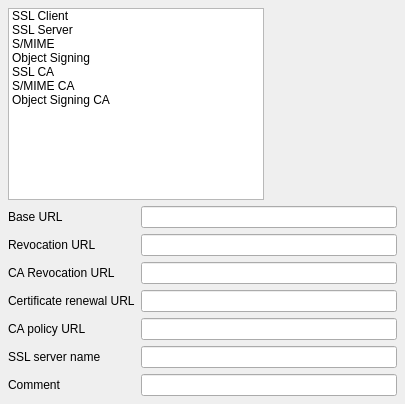
     <widget class="QWidget" name="tab_4">
      <attribute name="title">
       <string>Netscape</string>
      </attribute>
      <layout class="QVBoxLayout">
       <property name="spacing">
        <number>6</number>
       </property>
       <property name="margin">
        <number>8</number>
       </property>
       <item>
        <layout class="QHBoxLayout">
         <property name="spacing">
          <number>6</number>
         </property>
         <property name="margin">
          <number>0</number>
         </property>
         <item>
          <widget class="QListWidget" name="nsCertType">
           <property name="selectionMode">
            <enum>QAbstractItemView::MultiSelection</enum>
           </property>
           <item>
            <property name="text">
             <string notr="true">SSL Client</string>
            </property>
           </item>
           <item>
            <property name="text">
             <string notr="true">SSL Server</string>
            </property>
           </item>
           <item>
            <property name="text">
             <string notr="true">S/MIME</string>
            </property>
           </item>
           <item>
            <property name="text">
             <string notr="true">Object Signing</string>
            </property>
           </item>
           <item>
            <property name="text">
             <string notr="true">SSL CA</string>
            </property>
           </item>
           <item>
            <property name="text">
             <string notr="true">S/MIME CA</string>
            </property>
           </item>
           <item>
            <property name="text">
             <string notr="true">Object Signing CA</string>
            </property>
           </item>
          </widget>
         </item>
         <item>
          <spacer>
           <property name="orientation">
            <enum>Qt::Horizontal</enum>
           </property>
           <property name="sizeType">
            <enum>QSizePolicy::Expanding</enum>
           </property>
           <property name="sizeHint" stdset="0">
            <size>
             <width>20</width>
             <height>20</height>
            </size>
           </property>
          </spacer>
         </item>
         <item>
          <layout class="QVBoxLayout">
           <property name="spacing">
            <number>6</number>
           </property>
           <property name="margin">
            <number>0</number>
           </property>
           <item>
            <widget class="QLabel" name="nsImg">
             <property name="minimumSize">
              <size>
               <width>107</width>
               <height>107</height>
              </size>
             </property>
             <property name="scaledContents">
              <bool>true</bool>
             </property>
            </widget>
           </item>
           <item>
            <spacer>
             <property name="orientation">
              <enum>Qt::Vertical</enum>
             </property>
             <property name="sizeType">
              <enum>QSizePolicy::Expanding</enum>
             </property>
             <property name="sizeHint" stdset="0">
              <size>
               <width>20</width>
               <height>20</height>
              </size>
             </property>
            </spacer>
           </item>
          </layout>
         </item>
        </layout>
       </item>
       <item>
        <layout class="QGridLayout" name="gridLayout_3">
         <property name="margin">
          <number>0</number>
         </property>
         <property name="spacing">
          <number>6</number>
         </property>
         <item row="3" column="1">
          <widget class="QLineEdit" name="nsRenewalUrl"/>
         </item>
         <item row="4" column="1">
          <widget class="QLineEdit" name="nsCaPolicyUrl"/>
         </item>
         <item row="2" column="0">
          <widget class="QLabel" name="TextLabel2_2_4">
           <property name="toolTip">
            <string>CA Revocation URL</string>
           </property>
           <property name="text">
            <string notr="true">CA Revocation URL</string>
           </property>
          </widget>
         </item>
         <item row="5" column="1">
          <widget class="QLineEdit" name="nsSslServerName"/>
         </item>
         <item row="1" column="0">
          <widget class="QLabel" name="TextLabel4_2_2_3">
           <property name="toolTip">
            <string>Revocation URL</string>
           </property>
           <property name="text">
            <string notr="true">Revocation URL</string>
           </property>
          </widget>
         </item>
         <item row="5" column="0">
          <widget class="QLabel" name="TextLabel7_2_3">
           <property name="toolTip">
            <string>SSL server name</string>
           </property>
           <property name="text">
            <string notr="true">SSL server name</string>
           </property>
          </widget>
         </item>
         <item row="0" column="1">
          <widget class="QLineEdit" name="nsBaseUrl"/>
         </item>
         <item row="2" column="1">
          <widget class="QLineEdit" name="nsCARevocationUrl"/>
         </item>
         <item row="3" column="0">
          <widget class="QLabel" name="TextLabel3_2_4">
           <property name="toolTip">
            <string>Certificate renewal URL</string>
           </property>
           <property name="text">
            <string notr="true">Certificate renewal URL</string>
           </property>
          </widget>
         </item>
         <item row="6" column="0">
          <widget class="QLabel" name="TextLabel8">
           <property name="toolTip">
            <string>Comment</string>
           </property>
           <property name="text">
            <string notr="true">Comment</string>
           </property>
          </widget>
         </item>
         <item row="4" column="0">
          <widget class="QLabel" name="TextLabel6_2_3">
           <property name="toolTip">
            <string>CA policy URL</string>
           </property>
           <property name="text">
            <string notr="true">CA policy URL</string>
           </property>
          </widget>
         </item>
         <item row="0" column="0">
          <widget class="QLabel" name="TextLabel1_3_2_3">
           <property name="toolTip">
            <string>Base URL</string>
           </property>
           <property name="text">
            <string notr="true">Base URL</string>
           </property>
          </widget>
         </item>
         <item row="1" column="1">
          <widget class="QLineEdit" name="nsRevocationUrl"/>
         </item>
         <item row="6" column="1">
          <widget class="QLineEdit" name="nsComment">
           <property name="toolTip">
            <string>If you know a more pretty one tell me</string>
           </property>
          </widget>
         </item>
        </layout>
       </item>
      </layout>
      <widget class="QWidget" name="widget_3_2" native="true">
       <property name="geometry">
        <rect>
         <x>0</x>
         <y>0</y>
         <width>100</width>
         <height>30</height>
        </rect>
       </property>
      </widget>
      <widget class="QWidget" name="widget_5" native="true">
       <property name="geometry">
        <rect>
         <x>0</x>
         <y>0</y>
         <width>100</width>
         <height>30</height>
        </rect>
       </property>
      </widget>
     </widget>
